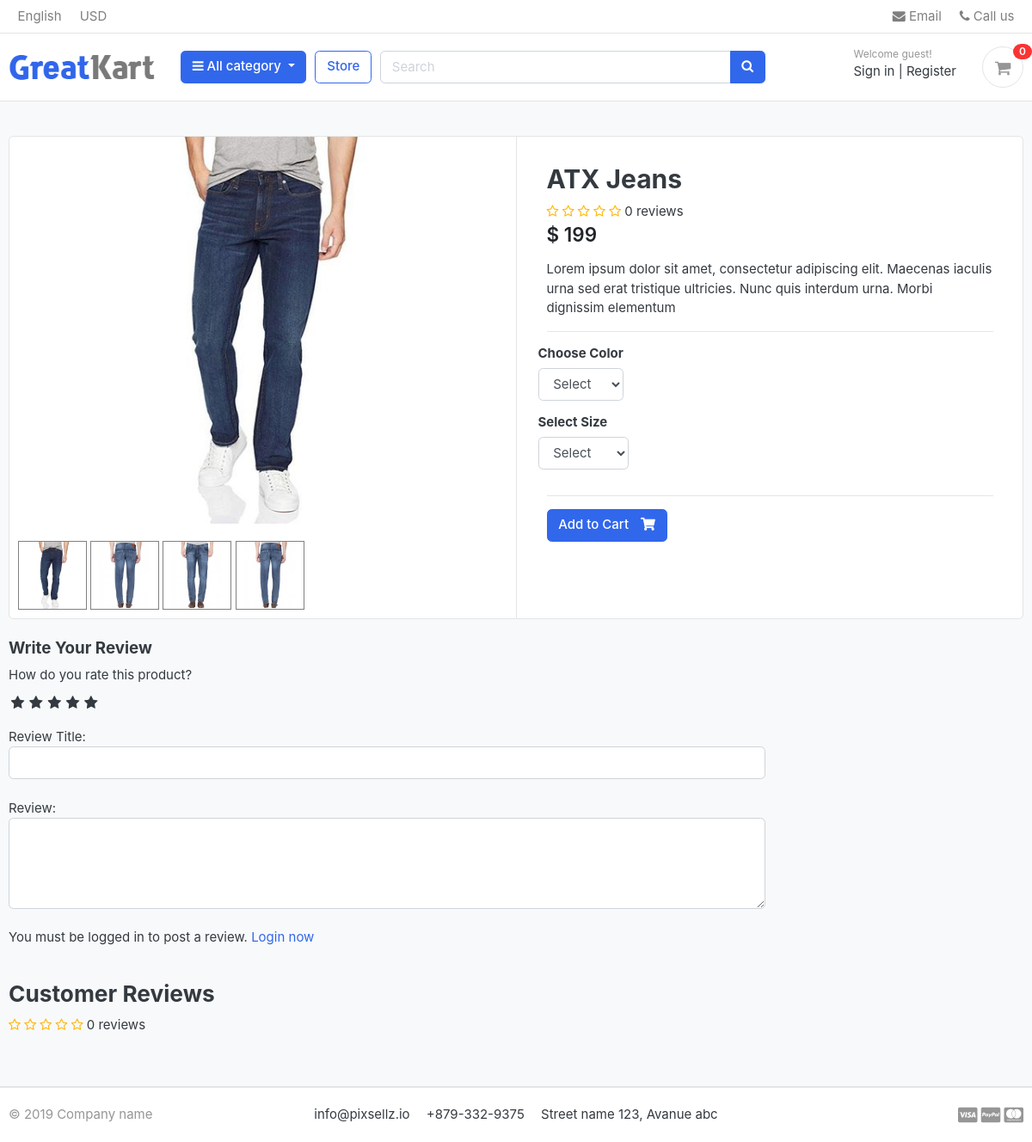
/store/category/jeans/atx-jeans/, run on the app's committed database.
### store/models.py (models this page shows, shortened)
class Product(models.Model):
    product_name    = models.CharField(max_length=200, unique=True)
    slug            = models.SlugField(max_length=200, unique=True)
    description     = models.TextField(max_length=500, blank=True)
    price           = models.IntegerField()
    images          = models.ImageField(upload_to='photos/products')
    stock           = models.IntegerField()
    is_available    = models.BooleanField(default=True)
    category        = models.ForeignKey(Category, on_delete=models.CASCADE)
    created_date    = models.DateTimeField(auto_now_add=True)
    modified_date   = models.DateTimeField(auto_now=True)
    def averageReview(self):
        reviews = ReviewRating.objects.filter(product=self, status=True).aggregate(average=Avg('rating'))
        avg = 0
        if reviews['average'] is not None:
            avg = float(reviews['average'])
        return avg
    def countReview(self):
        reviews = ReviewRating.objects.filter(product=self, status=True).aggregate(count=Count('id'))
        count = 0
        if reviews['count'] is not None:
            count = int(reviews['count'])
        return count

class ProductGallery(models.Model):
    product = models.ForeignKey(Product, default=None, on_delete=models.CASCADE)
    image = models.ImageField(upload_to='store/products', max_length=255)
    class Meta:
        verbose_name = 'productgallery'
        verbose_name_plural = 'product gallery'

### store/views.py (the view)
# urls.py: path('category/<slug:category_slug>/<slug:product_slug>/', views.product_detail, name='product_detail'),
def product_detail(request, category_slug, product_slug):
    try:
        single_product = Product.objects.get(category__slug=category_slug, slug=product_slug)
        in_cart = CartItem.objects.filter(cart__cart_id=_cart_id(request), product=single_product).exists()
    except Exception as e:
        raise e
    if request.user.is_authenticated:
        try:
            orderproduct = OrderProduct.objects.filter(user=request.user, product_id=single_product.id).exists()
        except OrderProduct.DoesNotExist:
            orderproduct = None
    else:
        orderproduct = None
    reviews = ReviewRating.objects.filter(product_id=single_product.id, status=True)
    product_gallery = ProductGallery.objects.filter(product_id=single_product.id)
    context = {
        'single_product': single_product,
        'in_cart'       : in_cart,
        'orderproduct': orderproduct,
        'reviews': reviews,
        'product_gallery': product_gallery,
    }
    return render(request, 'store/product_detail.html', context)

### carts/context_processors.py (called while the page is built)
def counter(request):
    cart_count = 0
    if 'admin' in request.path:
        return {}
    else:
        try:
            cart = Cart.objects.filter(cart_id=_cart_id(request))
            if request.user.is_authenticated:
                cart_items = CartItem.objects.all().filter(user=request.user)
            else:
                cart_items = CartItem.objects.all().filter(cart=cart[:1])
            for cart_item in cart_items:
                cart_count += cart_item.quantity
        except Cart.DoesNotExist:
            cart_count = 0
    return dict(cart_count=cart_count)

### carts/views.py (called while the page is built)
def _cart_id(request):
    cart = request.session.session_key
    if not cart:
        cart = request.session.create()
    return cart

### category/context_processors.py (called while the page is built)
def menu_links(request):
    links = Category.objects.all()
    return dict(links=links)

### category/models.py (called while the page is built)
    def get_url(self):
            return reverse('products_by_category', args = [self.slug])

### store/models.py (called while the page is built)
    def colors(self):
        return super(VariationManager, self).filter(variation_category='color', is_active=True)

    def sizes(self):
        return super(VariationManager, self).filter(variation_category='size', is_active=True)

### templates/store/product_detail.html (shortened to what this page needs)
{% extends 'base.html' %}
{% load static %}
{% block content %}
<section class="section-content padding-y bg">
	<div class="container">
		<div class="card">
			<div class="row no-gutters">
				<aside class="col-md-6">
					<article class="gallery-wrap">
						<div class="img-big-wrap mainImage">
							<center><img src="{{ single_product.images.url }}"></center>
						</div>
					</article>
					<ul class="thumb">
						<li>
							<a href="{{ single_product.images.url }}" target="mainImage"><img src="{{ single_product.images.url }}" alt="Product Image"></a>
							{% for i in product_gallery %}
							<a href="{{i.image.url}}" target="mainImage"><img src="{{i.image.url}}" alt="Product Image"></a>
							{% endfor %}
						</li>
					</ul>
				</aside>
				<main class="col-md-6 border-left">
					<form action="{% url 'add_cart' single_product.id %}" method="POST">
						<article class="content-body">
							<h2 class="title">{{ single_product.product_name }}</h2>
							<div class="rating-star">
								<span>
									<i class="fa fa-star{% if single_product.averageReview < 0.5 %}-o{% elif single_product.averageReview >= 0.5 and single_product.averageReview < 1 %}-half-o {% endif %}" aria-hidden="true"></i>
									<i class="fa fa-star{% if single_product.averageReview < 1.5 %}-o{% elif single_product.averageReview >= 1.5 and single_product.averageReview < 2 %}-half-o {% endif %}" aria-hidden="true"></i>
									<i class="fa fa-star{% if single_product.averageReview < 2.5 %}-o{% elif single_product.averageReview >= 2.5 and single_product.averageReview < 3 %}-half-o {% endif %}" aria-hidden="true"></i>
									<i class="fa fa-star{% if single_product.averageReview < 3.5 %}-o{% elif single_product.averageReview >= 3.5 and single_product.averageReview < 4 %}-half-o {% endif %}" aria-hidden="true"></i>
									<i class="fa fa-star{% if single_product.averageReview < 4.5 %}-o{% elif single_product.averageReview >= 4.5 and single_product.averageReview < 5 %}-half-o {% endif %}" aria-hidden="true"></i>
	<span>{{single_product.countReview}} reviews</span>
									</span>
							</div>
							<div class="mb-3">
								<var class="price h4">$ {{single_product.price}}</var>
							</div>
							<p>{{ single_product.description }}</p>
							<hr>
							<div class="row">
								<div class="item-option-select">
									<h6>Choose Color</h6>
									<select name="color" class="form-control" required>
										<option value="" disabled selected>Select</option>
									</select>
								</div>
							</div>
							<div class="row">
								<div class="item-option-select">
									<h6>Select Size</h6>
									<select name="size" class="form-control">
										<option value="" disabled selected>Select</option>
									</select>
								</div>
							</div>
							<hr>
							{% if single_product.stock <= 0 %}
							<h5 class="text-danger">Out of Stock</h5>
							{% else %}
							<button type="submit" class="btn  btn-primary"> <span class="text">Add to Cart</span> <i class="fas fa-shopping-cart"></i> </button>
							{% endif %}
						</article>
					</form>
				</main>
			</div>
		</div>
		<br>
		<div class="row">
			<div class="col-md-9">
				<form action="{% url 'submit_review' single_product.id %}" method="POST">
					<h5>Write Your Review</h5>
					<div>
						<label>How do you rate this product?</label>
						<br>
						<div class="rate">
							<input type="radio" name="rating" id="rating10" value="5" required /><label for="rating10" title="5"></label>
							<input type="radio" name="rating" id="rating8" value="4" required /><label for="rating8" title="4"></label>
							<input type="radio" name="rating" id="rating6" value="3" required /><label for="rating6" title="3"></label>
							<input type="radio" name="rating" id="rating4" value="2" required /><label for="rating4" title="2"></label>
							<input type="radio" name="rating" id="rating2" value="1" required /><label for="rating2" title="1"></label>
						</div>
<br>
						Review Title:
						<input type="text" class="form-control" name="subject">
						<br>
						Review:
						<textarea name="review" rows="4" class="form-control"></textarea>
						<br>
						{% if user.is_authenticated %}
							{% if orderproduct %}
								<input type="submit" value="Submit Review" class="btn btn-primary">
							{% else %}
								<p>You must purchase this product to post a review.</p>
							{% endif %}
						{% else %}
						<p>You must be logged in to post a review. <span><a href="{% url 'login' %}">Login now</a></span></p>
						{% endif %}
					</div>
				</form>
<br>
<header class="section-heading">
	<h3>Customer Reviews </h3>
	<div class="rating-star">
		<span>
			<i class="fa fa-star{% if single_product.averageReview < 0.5 %}-o{% elif single_product.averageReview >= 0.5 and single_product.averageReview < 1 %}-half-o {% endif %}" aria-hidden="true"></i>
			<i class="fa fa-star{% if single_product.averageReview < 1.5 %}-o{% elif single_product.averageReview >= 1.5 and single_product.averageReview < 2 %}-half-o {% endif %}" aria-hidden="true"></i>
			<i class="fa fa-star{% if single_product.averageReview < 2.5 %}-o{% elif single_product.averageReview >= 2.5 and single_product.averageReview < 3 %}-half-o {% endif %}" aria-hidden="true"></i>
			<i class="fa fa-star{% if single_product.averageReview < 3.5 %}-o{% elif single_product.averageReview >= 3.5 and single_product.averageReview < 4 %}-half-o {% endif %}" aria-hidden="true"></i>
			<i class="fa fa-star{% if single_product.averageReview < 4.5 %}-o{% elif single_product.averageReview >= 4.5 and single_product.averageReview < 5 %}-half-o {% endif %}" aria-hidden="true"></i>
	<span>{{single_product.countReview}} reviews</span>
			</span>
	</div>
</header>
			</div>
		</div>
	</div>
</section>
{% endblock %}

### static/css/ui.css (style rules this page uses)
html { font-family: "Inter", sans-serif; font-size: 15px; }
.content-body { flex: 1 1 auto; padding: 2rem 2.3rem; }
.padding-y { padding-top: 40px; padding-bottom: 40px; }
var { font-style: normal; }
article:after, .form-group:after { display: block; clear: both; content: ""; }
.bg { background-color: #f8f9fa; }
.section-heading { margin-bottom: 20px; margin-top: 15px; }
p:last-child { margin-bottom: 0; }
.btn .text + i { margin-left: 10px; }
.price { font-weight: 600; color: #212529; }
.gallery-wrap .img-big-wrap { margin-bottom: 10px; border-radius: 0.37rem; overflow: hidden; background-color: #fff; }
.gallery-wrap .img-big-wrap img { height: 450px; width: auto; display: inline-block; }
.item-option-select { margin-bottom: 1rem; display: inline-block; margin-right: 15px; }

### static/css/custom.css (style rules this page uses)
.rate { display: inline-block;; border: 0; }
.rate > label { float: right; }
.rate > label:before { display: inline-block; font-size: 1.1rem; font-family: FontAwesome; content: "\f005"; margin:0; padding:0.3rem .2rem; cursor: pointer; }
.rating-star i { color: #ffb503 !important; }
ul.thumb { margin:0 auto; padding: 0; float: left; }
ul.thumb li { list-style: none; margin: 10px; }
ul.thumb li img { width: 80px; height: 80px; border: 1px solid grey; }

### data on the page
Product: images (picture), product_name "ATX Jeans", countReview "0", price "199", description "Lorem ipsum dolor sit amet, consectetur adipiscing elit. Maecenas iaculis urna sed erat tristique ultricies. Nunc quis interdum urna. Morbi dignissim elementum"
ProductGallery: image (picture)
ProductGallery: image (picture)
ProductGallery: image (picture)

### other printed values
{{ cart_count }} "0"
